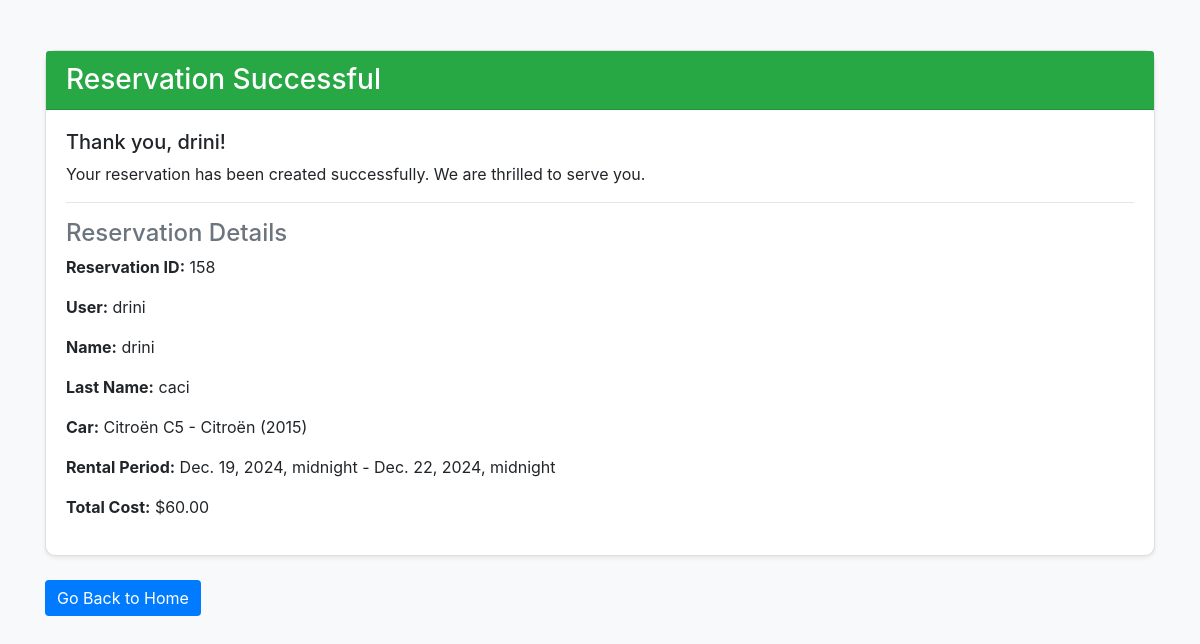
The page /success/ (signed in) on the database its author committed.
### qera/models.py (models this page shows, shortened)
class Reservation(models.Model):
    STATUS_CHOICES = [
        ('PENDING', 'Pending'),
        ('CONFIRMED', 'Confirmed'),
        ('CANCELLED', 'Cancelled'),
    ]
    user = models.ForeignKey(User, on_delete=models.CASCADE, null=True, blank=True)
    name = models.CharField(max_length=250, null=True)
    last_name = models.CharField(max_length=250, null=True)
    car = models.ForeignKey(Car, on_delete=models.CASCADE)
    pickup_date = models.DateTimeField()
    return_date = models.DateTimeField()
    status = models.CharField(max_length=10, choices=STATUS_CHOICES, default='PENDING')
    total_cost = models.DecimalField(max_digits=10, decimal_places=2, editable=False)
    email_sent = models.BooleanField(default=False)

class Car(models.Model):
    name = models.CharField(max_length=100)
    brand = models.CharField(max_length=50)
    model = models.CharField(max_length=50)
    year = models.IntegerField()
    winter_rental_price = models.DecimalField(max_digits=10, decimal_places=2)
    summer_rental_price = models.DecimalField(max_digits=10, decimal_places=2, null=True)
    availability_status = models.BooleanField(default=True)  # True means available for rent
    description = models.TextField(null=True)  # For detailed descriptions
    seating_capacity = models.PositiveIntegerField(null=True)
    transmission_type = models.CharField(max_length=50, choices=[('Manual', 'Manual'), ('Automatic', 'Automatic')], null=True)
    fuel_type = models.CharField(max_length=50,
                                 choices=[('Petrol', 'Petrol'), ('Diesel', 'Diesel'), ('Electric', 'Electric')], null=True)
    mileage = models.DecimalField(max_digits=10, decimal_places=2, help_text="Mileage in km/l or equivalent", null=True)
    def __str__(self):
        return f"{self.name} - {self.brand} ({self.year})"

### qera/views.py (the view)
# urls.py: path('success/', views.success, name='success'),
@login_required(login_url='signup')
def success(request):
    try:
        reservation = Reservation.objects.filter(user=request.user).last()
        if reservation:
            if not reservation.email_sent:
                user_email = request.user.email
                username = request.user.get_full_name() or request.user.username
                amount = reservation.total_cost
                email_sent = send_payment_email(user_email, username, amount, reservation.id, reservation.car)
                if email_sent:
                    reservation.email_sent = True
                    reservation.save()
                    messages.success(request, f"Payment confirmation email successfully sent to {user_email}.")
                else:
                    messages.error(request, "Failed to send payment confirmation email.")
            else:
                messages.info(request, "Email confirmation for this reservation has already been sent.")
        else:
            messages.error(request, "No reservations found for this user.")
    except ObjectDoesNotExist:
        messages.error(request, "Reservation not found.")
    return render(request, 'qera/success.html', {'reservation': reservation})

### qera/templates/qera/success.html (shortened to what this page needs)
<!DOCTYPE html>
<html lang="en">
<head>
    <link rel="stylesheet" href="https://stackpath.bootstrapcdn.com/bootstrap/4.5.2/css/bootstrap.min.css">
</head>
<body>
    <div class="container">
        {% if reservation.user == request.user %}
        <div class="card shadow-sm">
            <div class="card-header bg-success text-white">
                <h3 class="mb-0">Reservation Successful</h3>
            </div>
            <div class="card-body">
                <h5>Thank you, {{ user }}!</h5>
                <p>Your reservation has been created successfully. We are thrilled to serve you.</p>
                <hr>
                <h4 class="text-secondary">Reservation Details</h4>
                <p><strong>Reservation ID:</strong> {{ reservation.id }}</p>
                <p><strong>User:</strong> {{ user }}</p>
                <p><strong>Name:</strong> {{ reservation.name }}</p>
                <p><strong>Last Name:</strong> {{ reservation.last_name }}</p>
                <p><strong>Car:</strong> {{ reservation.car }}</p>
                <p><strong>Rental Period:</strong> {{ reservation.pickup_date }} - {{ reservation.return_date }}</p>
                <p><strong>Total Cost:</strong> ${{ reservation.total_cost }}</p>
            </div>
        </div>
        <div class="mt-4">
            <a href="{% url 'qera:home' %}" class="btn btn-primary">Go Back to Home</a>
        </div>
        {% else %}
        <div class="alert alert-danger">
            <strong>Error:</strong> You are not authorized to view this reservation.
        </div>
        {% endif %}
    </div>
</body>
</html>

### qera/templates/qera/success.html (style rules this page uses)
body { background-color: #f8f9fa; }
.container { margin-top: 50px; }
.card { border-radius: 10px; }
.btn-primary { background-color: #007bff; border: none; }

### rows shown on the page
Reservation: id "158", name "drini", last_name "caci", car "Citroën C5 - Citroën (2015)", pickup_date "Dec. 19, 2024, midnight", return_date "Dec. 22, 2024, midnight", total_cost "60.00"

### other values the page prints
{{ user }} "drini"
